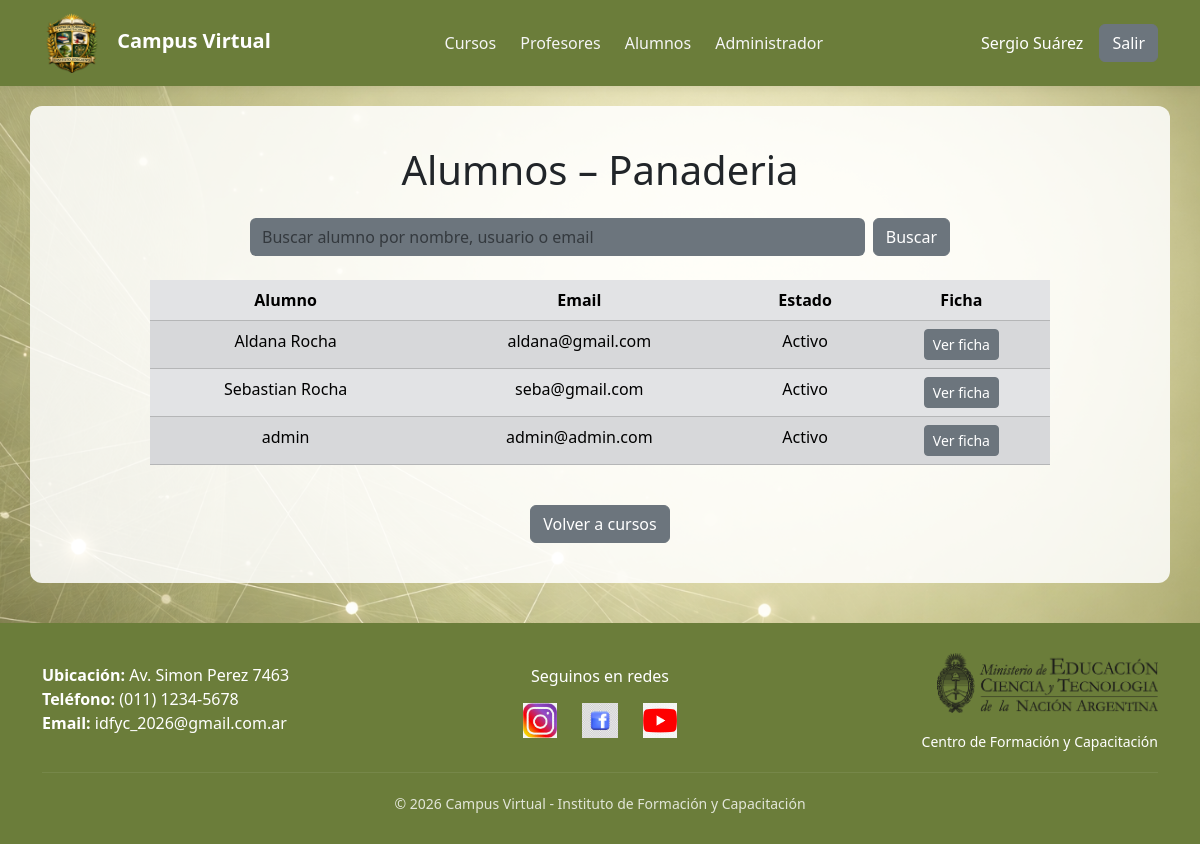
Screenshot of /accounts/preceptor/cursos/1/alumnos/ (signed in) with the database file from the repository.
### accounts/models.py (models this page shows, shortened)
class User(AbstractUser):
    dni = models.CharField(max_length=20, blank=True)
    telefono = models.CharField(max_length=20, blank=True)
    fecha_nacimiento = models.DateField(null=True, blank=True)
    email = models.EmailField(blank=True)
    nombre = models.CharField(max_length=30, blank=True)
    apellido = models.CharField(max_length=30, blank=True)

### cursos/models.py (models this page shows, shortened)
class Curso(models.Model):
    nombre = models.CharField(max_length=200)
    descripcion = models.TextField(blank=True)
    profesor = models.ForeignKey(
        settings.AUTH_USER_MODEL,
        on_delete=models.CASCADE,
        related_name='cursos_dictados'
    )
    cupo_maximo = models.PositiveIntegerField(
        null=True,
        blank=True,
        help_text="Dejar vacío si no tiene límite"
    )
    activo = models.BooleanField(default=True)

### inscripciones/models.py (models this page shows, shortened)
class Inscripcion(models.Model):
    ACTIVO = 'activo'
    FINALIZADO = 'finalizado'
    ABANDONADO = 'abandonado'
    ESTADOS = [
        (ACTIVO, 'Activo'),
        (FINALIZADO, 'Finalizado'),
        (ABANDONADO, 'Abandonado'),
    ]
    alumno = models.ForeignKey(
        settings.AUTH_USER_MODEL,
        on_delete=models.CASCADE,
        related_name='inscripciones'
    )
    curso = models.ForeignKey(
        Curso,
        on_delete=models.CASCADE,
        related_name='inscripciones'
    )
    fecha = models.DateTimeField(auto_now_add=True)
    estado = models.CharField(
        max_length=20,
        choices=ESTADOS,
        default=ACTIVO
    )
    class Meta:
        unique_together = ('alumno', 'curso')

### accounts/views/preceptor.py (the view, shortened to what this page needs)
@login_required
@user_passes_test(es_preceptor_o_director)
def alumnos_por_curso(request, curso_id):
    curso = get_object_or_404(Curso, id=curso_id)
    query = request.GET.get('q', '')
    inscripciones = (
        Inscripcion.objects
        .filter(curso=curso)
        .select_related('alumno')
    )
    inscripciones = inscripciones.order_by(
        'estado',
        'alumno__username'
    )
    return render(request, 'accounts/preceptor/alumnos_por_curso.html', {
        'curso': curso,
        'inscripciones': inscripciones,
        'query': query,
    })

### accounts/context_processors.py (called while the page is built)
def roles(request):
    user = request.user
    return {
        'es_alumno': user.is_authenticated and es_alumno(user),
        'es_profesor': user.is_authenticated and es_profesor(user),
        'es_preceptor': user.is_authenticated and es_preceptor(user),
        'es_director': user.is_authenticated and es_director(user),
        'es_preceptor_o_director': user.is_authenticated and es_preceptor_o_director(user),
    }

### accounts/utils.py (called while the page is built)
def es_alumno(user):
    return user.groups.filter(name='Alumno').exists()

def es_profesor(user):
    return user.groups.filter(name='Profesor').exists()

def es_preceptor(user):
    return user.groups.filter(name='Preceptor').exists()

def es_director(user):
    return user.groups.filter(name='Director').exists()

def es_preceptor_o_director(user):
    return es_preceptor(user) or es_director(user)

### templates/accounts/preceptor/alumnos_por_curso.html (shortened to what this page needs)
{% extends "base.html" %}
{% block content %}
<h1 class="text-center mb-4">Alumnos – {{ curso.nombre }}</h1>
<div class="d-flex justify-content-center">
<form method="get" class="d-flex gap-2 mb-4" style="max-width:700px; width:100%;">
    <input
        type="text"
        name="q"
        placeholder="Buscar alumno por nombre, usuario o email"
        value="{{ query }}"
        class="form-control bg-secondary text-white border-0"
    >
    <button type="submit" class="btn btn-secondary">
        Buscar
    </button>
</form>
</div>
<div class="d-flex justify-content-center">
<table class="table table-striped table-hover table-secondary text-center" style="max-width:900px; width:100%;">
    <thead class="table-secondary">
        <tr>
            <th>Alumno</th>
            <th>Email</th>
            <th>Estado</th>
            <th>Ficha</th>
        </tr>
    </thead>
<tbody>
{% for inscripcion in inscripciones %}
<tr>
    <td>
        {{ inscripcion.alumno.get_full_name|default:inscripcion.alumno.username }}
    </td>
    <td>
        {{ inscripcion.alumno.email|default:"—" }}
    </td>
    <td>
        {{ inscripcion.get_estado_display }}
    </td>
    <td>
        <a href="{% url 'preceptor_ficha_alumno' inscripcion.alumno.id %}" class="btn btn-secondary btn-sm">
            Ver ficha
        </a>
    </td>
</tr>
{% empty %}
<tr>
    <td colspan="4">No hay alumnos inscriptos</td>
</tr>
{% endfor %}
</tbody>
</table>
</div>
<div class="text-center mt-4">
<a href="{% url 'preceptor_cursos' %}" class="btn btn-secondary">
Volver a cursos
</a>
</div>
{% endblock %}

### templates/base.html (shortened to what this page needs)
{% load static %}
<!DOCTYPE html>
<html lang="es">
<head>
<link href="https://cdn.jsdelivr.net/npm/bootstrap@5.3.2/dist/css/bootstrap.min.css" rel="stylesheet">
</head>
<body>
<nav class="navbar navbar-expand-lg navbar-dark">
<div class="container">
{% if es_alumno %}
<a class="navbar-brand" href="{% url 'home' %}">
 <img src="{% static 'img/escudo_2.png' %}" class="logo-campus"> Campus Virtual
</a>
{% elif es_preceptor or es_director %}
<a class="navbar-brand" href="{% url 'preceptor_cursos' %}"> <img src="{% static 'img/escudo_2.png' %}" class="logo-campus">
 Campus Virtual</a>
{% else %}
<a class="navbar-brand" href="{% url 'cursos_profesor' %}"> <img src="{% static 'img/escudo_2.png' %}" class="logo-campus">Campus Virtual</a>
{% endif %}
<div>
<ul class="navbar-nav me-auto mb-2 mb-lg-0">
{% if user.is_authenticated %}
{% if es_preceptor or es_director %}
<li class="nav-item">
<a class="nav-link" href="{% url 'preceptor_cursos' %}">Cursos</a>
</li>
<li class="nav-item">
<a class="nav-link" href="{% url 'preceptor_profesores' %}">Profesores</a>
</li>
<li class="nav-item">
<a class="nav-link" href="{% url 'preceptor_alumnos' %}">Alumnos</a>
</li>
{% endif %}
{% if user.is_superuser %}
<li class="nav-item">
<a class="nav-link" href="/admin/">Administrador</a>
</li>
{% endif %}
{% endif %}
</ul>
</div>
<div class="d-flex align-items-center">
{% if user.is_authenticated %}
<span class="text-white me-3">
 {{ user.first_name }} {{ user.last_name }}
</span>
<form method="post" action="{% url 'logout' %}">
<button class="btn btn-secondary">
 Salir
</button>
</form>
{% endif %}
</div>
</div>
</nav>
<div class="container main-container">
{% block content %}
{% endblock %}
</div>
<footer class="footer-campus">
    <div class="container">
        <div class="row align-items-center">
            <div class="col-md-4 text-md-start text-center">
                <ul class="list-unstyled mb-2">
                    <li><strong>Ubicación:</strong> Av. Simon Perez 7463</li>
                    <li><strong>Teléfono:</strong> (011) 1234-5678</li>
                    <li><strong>Email:</strong> idfyc_2026@gmail.com.ar</li>
                </ul>
            </div>
            <div class="col-md-4 text-center">
                <h6 class="mb-3">Seguinos en redes</h6>
                <div class="redes-sociales">
                    <a href="" class="icono-red">
                        <img src="{% static 'img/instagram.png' %}">
                    </a>
                    <a href="" class="icono-red">
                        <img src="{% static 'img/facebook.avif' %}">
                    </a>
                    <a href="" class="icono-red">
                        <img src="{% static 'img/youtube.png' %}">
                    </a>
                </div>
            </div>
            <div class="col-md-4 text-md-end text-center mt-3 mt-md-0">
                <img src="{% static 'img/ministerio.png' %}" class="logo-ministerio">
                <p class="texto-footer mt-2">
                    Centro de Formación y Capacitación
                </p>
            </div>
        </div>
        <hr class="footer-line">
        <div class="text-center copyright">
            © 2026 Campus Virtual - Instituto de Formación y Capacitación
        </div>
    </div>
</footer>
</body>
</html>

### templates/base.html (style rules this page uses)
:root { --verde-oliva:#6b7d3a; --verde-oliva-oscuro:#55662f; --verde-oliva-claro:#dfe6c9; --verde-fondo:#d3e69a; }
body { background: url("/static/img/fondo_campus.png") no-repeat center center fixed; background-size: cover; background-color: var(--verde-fondo); font-family:'Segoe UI', Tahoma, Geneva, Verdana, sans-serif; }
.navbar { background-color:var(--verde-oliva) !important; box-shadow:0 2px 10px rgba(0,0,0,0.08); }
.navbar-brand { font-weight:600; }
.logo-campus { height:60px; margin-right:10px; }
.navbar .nav-link { color:#f5f5f5 !important; position:relative; padding:8px 14px; margin:0 4px; border-radius:6px; transition:all 0.3s ease; }
.navbar .nav-link::after { content:""; position:absolute; left:0; bottom:0; width:0%; height:2px; background:#ffffff; transition:0.3s; }
.main-container { padding:40px; background: rgba(255,255,255,0.85); border-radius:12px; margin-top:20px; margin-bottom:20px; }
.footer-campus { margin-top:40px; padding:30px 0; background:#6b7d3a; color:#ffffff; }
.logo-ministerio { height:60px; margin-bottom:10px; }
.texto-footer { font-size:14px; margin:0; }
.redes-sociales { display:flex; justify-content:center; gap:25px; }
.icono-red img { height:35px; transition:0.3s; }
.footer-line { border-top:1px solid rgba(255,255,255,0.3); margin:20px 0; }
.copyright { font-size:14px; opacity:0.8; }

### rows the page displays
User: first_name "Sergio", last_name "Suárez"
Curso: nombre "Panaderia"
Inscripcion: alumno.get_full_name "Aldana Rocha", alumno.email "aldana@gmail.com", estado "Activo"
Inscripcion: alumno.get_full_name "Sebastian Rocha", alumno.email "seba@gmail.com", estado "Activo"
Inscripcion: alumno.get_full_name "admin", alumno.email "admin@admin.com", estado "Activo"
